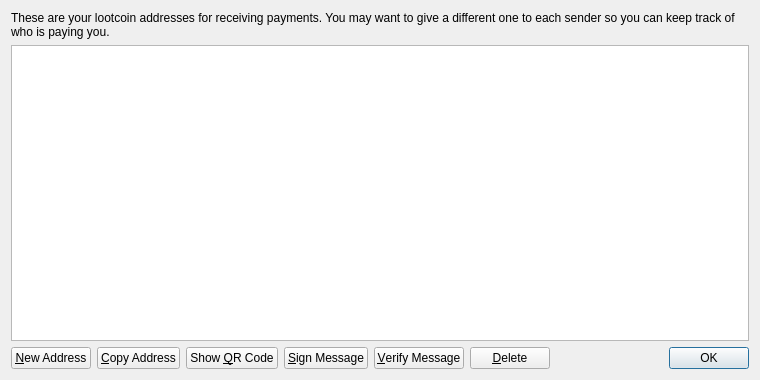
<?xml version="1.0" encoding="UTF-8"?>
<ui version="4.0">
 <class>AddressBookPage</class>
 <widget class="QWidget" name="AddressBookPage">
  <property name="geometry">
   <rect>
    <x>0</x>
    <y>0</y>
    <width>760</width>
    <height>380</height>
   </rect>
  </property>
  <property name="windowTitle">
   <string>Address Book</string>
  </property>
  <layout class="QVBoxLayout" name="verticalLayout">
   <item>
    <widget class="QLabel" name="labelExplanation">
     <property name="text">
      <string>These are your lootcoin addresses for receiving payments. You may want to give a different one to each sender so you can keep track of who is paying you.</string>
     </property>
     <property name="textFormat">
      <enum>Qt::PlainText</enum>
     </property>
     <property name="wordWrap">
      <bool>true</bool>
     </property>
    </widget>
   </item>
   <item>
    <widget class="QTableView" name="tableView">
     <property name="contextMenuPolicy">
      <enum>Qt::CustomContextMenu</enum>
     </property>
     <property name="toolTip">
      <string>Double-click to edit address or label</string>
     </property>
     <property name="tabKeyNavigation">
      <bool>false</bool>
     </property>
     <property name="alternatingRowColors">
      <bool>true</bool>
     </property>
     <property name="selectionMode">
      <enum>QAbstractItemView::SingleSelection</enum>
     </property>
     <property name="selectionBehavior">
      <enum>QAbstractItemView::SelectRows</enum>
     </property>
     <property name="sortingEnabled">
      <bool>true</bool>
     </property>
     <attribute name="verticalHeaderVisible">
      <bool>false</bool>
     </attribute>
    </widget>
   </item>
   <item>
    <layout class="QHBoxLayout" name="horizontalLayout">
     <item>
      <widget class="QPushButton" name="newAddressButton">
       <property name="toolTip">
        <string>Create a new address</string>
       </property>
       <property name="text">
        <string>&amp;New Address</string>
       </property>
       <property name="icon">
        <iconset resource="../bitcoin.qrc">
         <normaloff>:/icons/add</normaloff>:/icons/add</iconset>
       </property>
      </widget>
     </item>
     <item>
      <widget class="QPushButton" name="copyToClipboard">
       <property name="toolTip">
        <string>Copy the currently selected address to the system clipboard</string>
       </property>
       <property name="text">
        <string>&amp;Copy Address</string>
       </property>
       <property name="icon">
        <iconset resource="../bitcoin.qrc">
         <normaloff>:/icons/editcopy</normaloff>:/icons/editcopy</iconset>
       </property>
      </widget>
     </item>
     <item>
      <widget class="QPushButton" name="showQRCode">
       <property name="text">
        <string>Show &amp;QR Code</string>
       </property>
       <property name="icon">
        <iconset resource="../bitcoin.qrc">
         <normaloff>:/icons/qrcode</normaloff>:/icons/qrcode</iconset>
       </property>
      </widget>
     </item>
     <item>
      <widget class="QPushButton" name="signMessage">
       <property name="toolTip">
        <string>Sign a message to prove you own a Bitcoin address</string>
       </property>
       <property name="text">
        <string>&amp;Sign Message</string>
       </property>
       <property name="icon">
        <iconset resource="../bitcoin.qrc">
         <normaloff>:/icons/edit</normaloff>:/icons/edit</iconset>
       </property>
      </widget>
     </item>
     <item>
      <widget class="QPushButton" name="verifyMessage">
       <property name="toolTip">
        <string>Verify a message to ensure it was signed with a specified Bitcoin address</string>
       </property>
       <property name="text">
        <string>&amp;Verify Message</string>
       </property>
       <property name="icon">
        <iconset resource="../bitcoin.qrc">
         <normaloff>:/icons/transaction_0</normaloff>:/icons/transaction_0</iconset>
       </property>
      </widget>
     </item>
     <item>
      <widget class="QPushButton" name="deleteButton">
       <property name="toolTip">
        <string>Delete the currently selected address from the list. Only sending addresses can be deleted.</string>
       </property>
       <property name="text">
        <string>&amp;Delete</string>
       </property>
       <property name="icon">
        <iconset resource="../bitcoin.qrc">
         <normaloff>:/icons/remove</normaloff>:/icons/remove</iconset>
       </property>
      </widget>
     </item>
     <item>
      <spacer name="horizontalSpacer">
       <property name="orientation">
        <enum>Qt::Horizontal</enum>
       </property>
       <property name="sizeHint" stdset="0">
        <size>
         <width>40</width>
         <height>20</height>
        </size>
       </property>
      </spacer>
     </item>
     <item>
      <widget class="QDialogButtonBox" name="buttonBox">
       <property name="sizePolicy">
        <sizepolicy hsizetype="Maximum" vsizetype="Fixed">
         <horstretch>0</horstretch>
         <verstretch>0</verstretch>
        </sizepolicy>
       </property>
       <property name="standardButtons">
        <set>QDialogButtonBox::Ok</set>
       </property>
      </widget>
     </item>
    </layout>
   </item>
  </layout>
 </widget>
 <resources>
  <include location="../bitcoin.qrc"/>
 </resources>
 <connections/>
</ui>
